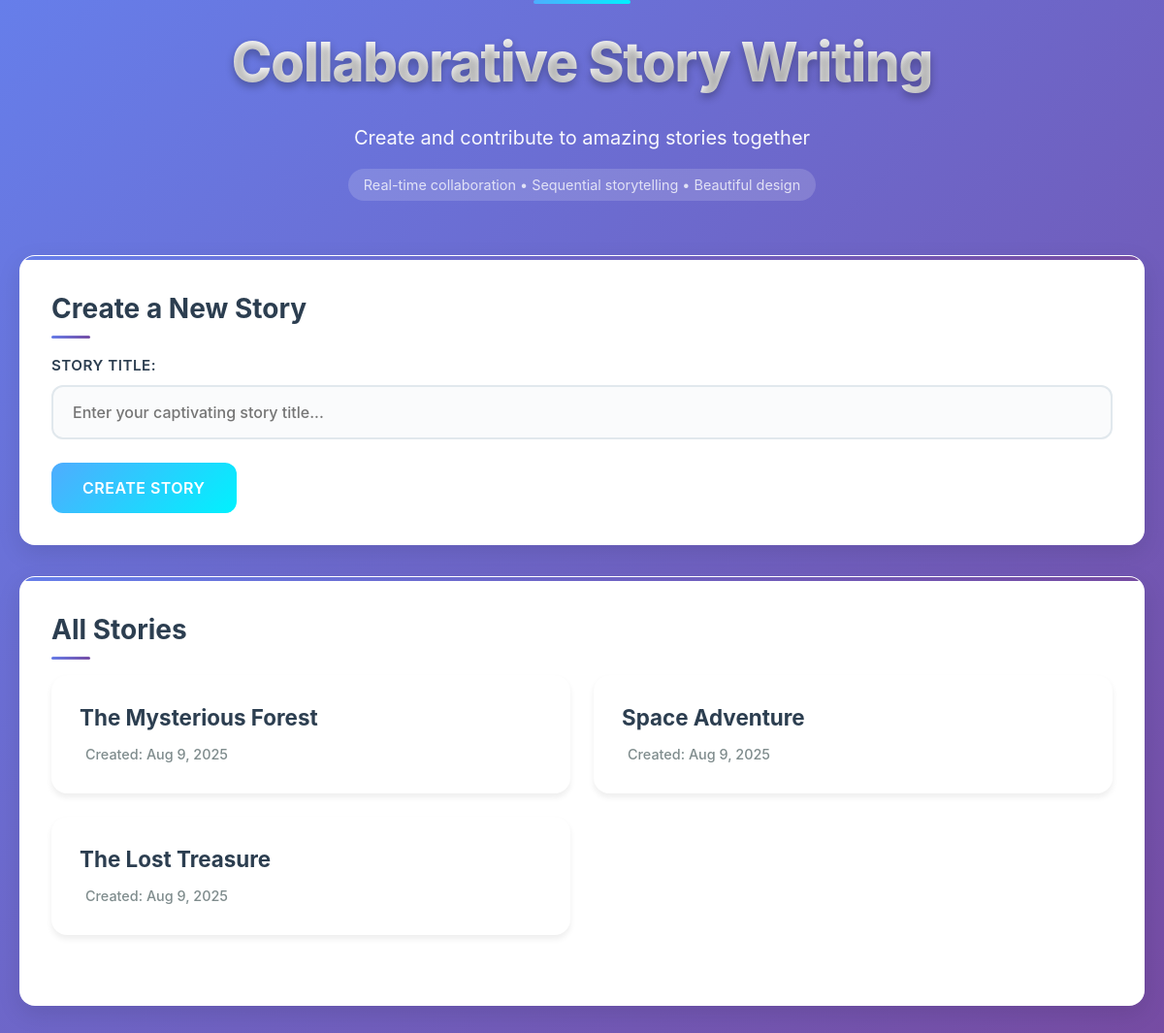
The page / on the database its author committed.
### tables this page shows
CREATE TABLE IF NOT EXISTS stories (
    id INT AUTO_INCREMENT PRIMARY KEY,
    title VARCHAR(255) NOT NULL,
    created_at TIMESTAMP DEFAULT CURRENT_TIMESTAMP
);

### index.php (the view, shortened to what this page needs)
<?php
$pdo = getDBConnection();
$errors = [];
try {
    $stmt = $pdo->query("SELECT * FROM stories ORDER BY created_at DESC");
    $stories = $stmt->fetchAll();
} catch (PDOException $e) {
    $errors[] = "Error loading stories: " . $e->getMessage();
    $stories = [];
}
?>
<!DOCTYPE html>
<html lang="en">
<head>
    <link rel="stylesheet" href="assets/css/style.css">
</head>
<body>
    <div class="container">
        <div class="header">
            <h1>Collaborative Story Writing</h1>
            <p>Create and contribute to amazing stories together</p>
            <div style="margin-top: 20px; opacity: 0.8;">
                <span style="background: rgba(255,255,255,0.2); padding: 8px 16px; border-radius: 20px; font-size: 0.9rem;">
                    Real-time collaboration • Sequential storytelling • Beautiful design
                </span>
            </div>
        </div>
        <div class="card">
            <h2>Create a New Story</h2>
            <form method="POST" action="">
                <div class="form-group">
                    <label for="title">Story Title:</label>
                    <input type="text" id="title" name="title" class="form-control"
                           placeholder="Enter your captivating story title..." required>
                </div>
                <button type="submit" class="btn btn-success">Create Story</button>
            </form>
        </div>
        <div class="card">
            <h2>All Stories</h2>
            <?php if (empty($stories)): ?>
                <p>No stories yet. Create the first one!</p>
            <?php else: ?>
                <div class="story-list">
                    <?php foreach ($stories as $story): ?>
                        <a href="story.php?id=<?php echo $story['id']; ?>" class="story-item">
                            <div class="story-title"><?php echo htmlspecialchars($story['title']); ?></div>
                            <div class="story-date">
                                Created: <?php echo date('M j, Y', strtotime($story['created_at'])); ?>
                            </div>
                        </a>
                    <?php endforeach; ?>
                </div>
            <?php endif; ?>
        </div>
    </div>
</body>
</html>

### assets/css/style.css (style rules this page uses)
:root { --primary-gradient: linear-gradient(135deg, #667eea 0%, #764ba2 100%); --secondary-gradient: linear-gradient(135deg, #f093fb 0%, #f5576c 100%); --success-gradient: linear-gradient(135deg, #4facfe 0%, #00f2fe 100%); --warning-gradient: linear-gradient(135deg, #43e97b 0%, #38f9d7 100%); --dark-bg: #1a1a2e; --card-bg: #ffffff; --text-primary: #2c3e50; --text-secondary: #7f8c8d; --border-radius: 16px; --shadow-light: 0 4px 6px rgba(0, 0, 0, 0.07); --shadow-medium: 0 8px 25px rgba(0, 0, 0, 0.1); --shadow-heavy: 0 20px 40px rgba(0, 0, 0, 0.15); --transition: all 0.3s cubic-bezier(0.4, 0, 0.2, 1); }
* { margin: 0; padding: 0; box-sizing: border-box; }
body { font-family: 'Inter', -apple-system, BlinkMacSystemFont, 'Segoe UI', Roboto, sans-serif; line-height: 1.6; color: var(--text-primary); background: var(--primary-gradient); min-height: 100vh; font-size: 16px; font-weight: 400; }
.container { max-width: 1200px; margin: 0 auto; padding: 20px; position: relative; }
.header { text-align: center; margin-bottom: 60px; color: white; position: relative; }
.header::before { content: ''; position: absolute; top: -20px; left: 50%; transform: translateX(-50%); width: 100px; height: 4px; background: var(--success-gradient); border-radius: 2px; }
.header h1 { font-size: 3.5rem; font-weight: 800; margin-bottom: 16px; text-shadow: 0 4px 8px rgba(0,0,0,0.3); background: linear-gradient(45deg, #ffffff, #f0f0f0); -webkit-background-clip: text; -webkit-text-fill-color: transparent; background-clip: text; letter-spacing: -0.02em; }
.header p { font-size: 1.25rem; opacity: 0.95; font-weight: 400; max-width: 600px; margin: 0 auto; line-height: 1.6; }
.card { background: var(--card-bg); border-radius: var(--border-radius); box-shadow: var(--shadow-medium); padding: 32px; margin-bottom: 32px; transition: var(--transition); border: 1px solid rgba(255, 255, 255, 0.1); backdrop-filter: blur(10px); position: relative; overflow: hidden; }
.card::before { content: ''; position: absolute; top: 0; left: 0; right: 0; height: 4px; background: var(--primary-gradient); }
.card h2 { font-size: 1.75rem; font-weight: 700; margin-bottom: 24px; color: var(--text-primary); position: relative; }
.card h2::after { content: ''; position: absolute; bottom: -8px; left: 0; width: 40px; height: 3px; background: var(--primary-gradient); border-radius: 2px; }
.story-list { display: grid; grid-template-columns: repeat(auto-fill, minmax(350px, 1fr)); gap: 24px; margin-bottom: 40px; }
.story-item { background: var(--card-bg); border-radius: var(--border-radius); padding: 28px; box-shadow: var(--shadow-light); transition: var(--transition); text-decoration: none; color: inherit; display: block; position: relative; overflow: hidden; border: 1px solid rgba(255, 255, 255, 0.1); }
.story-item::before { content: ''; position: absolute; top: 0; left: 0; right: 0; height: 3px; background: var(--secondary-gradient); transform: scaleX(0); transition: var(--transition); }
.story-title { font-size: 1.4rem; font-weight: 700; margin-bottom: 12px; color: var(--text-primary); line-height: 1.3; }
.story-date { color: var(--text-secondary); font-size: 0.9rem; font-weight: 500; display: flex; align-items: center; gap: 6px; }
.story-date::before { content: ''; font-size: 0.8rem; }
.form-group { margin-bottom: 24px; }
.form-group label { display: block; margin-bottom: 8px; font-weight: 600; color: var(--text-primary); font-size: 0.95rem; text-transform: uppercase; letter-spacing: 0.5px; }
.form-control { width: 100%; padding: 16px 20px; border: 2px solid #e1e8ed; border-radius: 12px; font-size: 1rem; transition: var(--transition); background: #fafbfc; font-family: inherit; font-weight: 500; }
.btn { display: inline-flex; align-items: center; justify-content: center; gap: 8px; padding: 16px 32px; background: var(--primary-gradient); color: white; text-decoration: none; border: none; border-radius: 12px; font-size: 1rem; font-weight: 600; cursor: pointer; transition: var(--transition); text-align: center; position: relative; overflow: hidden; font-family: inherit; text-transform: uppercase; letter-spacing: 0.5px; }
.btn::before { content: ''; position: absolute; top: 0; left: -100%; width: 100%; height: 100%; background: linear-gradient(90deg, transparent, rgba(255,255,255,0.2), transparent); transition: left 0.5s; }
.btn-success { background: var(--success-gradient); }
.card, .story-item, .contribution { animation: fadeInUp 0.6s ease-out; }

### rows shown on the page
stories: title "The Mysterious Forest", created_at "Aug 9, 2025"
stories: title "Space Adventure", created_at "Aug 9, 2025"
stories: title "The Lost Treasure", created_at "Aug 9, 2025"
